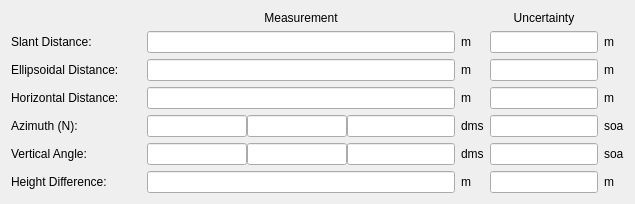
          <widget class="QFrame" name="MeasurementFrame">
           <property name="sizePolicy">
            <sizepolicy hsizetype="Expanding" vsizetype="Fixed">
             <horstretch>0</horstretch>
             <verstretch>1</verstretch>
            </sizepolicy>
           </property>
           <property name="minimumSize">
            <size>
             <width>0</width>
             <height>0</height>
            </size>
           </property>
           <property name="maximumSize">
            <size>
             <width>16777215</width>
             <height>16777215</height>
            </size>
           </property>
           <property name="frameShape">
            <enum>QFrame::NoFrame</enum>
           </property>
           <property name="frameShadow">
            <enum>QFrame::Plain</enum>
           </property>
           <property name="lineWidth">
            <number>1</number>
           </property>
           <layout class="QGridLayout" name="gridLayout_2">
            <property name="horizontalSpacing">
             <number>6</number>
            </property>
            <item row="2" column="1">
             <widget class="QLineEdit" name="geodesicDistance">
              <property name="sizePolicy">
               <sizepolicy hsizetype="Expanding" vsizetype="Fixed">
                <horstretch>0</horstretch>
                <verstretch>0</verstretch>
               </sizepolicy>
              </property>
              <property name="focusPolicy">
               <enum>Qt::NoFocus</enum>
              </property>
              <property name="readOnly">
               <bool>true</bool>
              </property>
             </widget>
            </item>
            <item row="4" column="6">
             <widget class="QLabel" name="label_11">
              <property name="maximumSize">
               <size>
                <width>30</width>
                <height>16777215</height>
               </size>
              </property>
              <property name="text">
               <string>soa</string>
              </property>
             </widget>
            </item>
            <item row="4" column="0">
             <widget class="QLabel" name="labelAzimuth">
              <property name="minimumSize">
               <size>
                <width>130</width>
                <height>0</height>
               </size>
              </property>
              <property name="text">
               <string>Azimuth (N):</string>
              </property>
             </widget>
            </item>
            <item row="3" column="6">
             <widget class="QLabel" name="label_10">
              <property name="maximumSize">
               <size>
                <width>30</width>
                <height>16777215</height>
               </size>
              </property>
              <property name="text">
               <string>m</string>
              </property>
             </widget>
            </item>
            <item row="1" column="6">
             <widget class="QLabel" name="label_9">
              <property name="maximumSize">
               <size>
                <width>30</width>
                <height>16777215</height>
               </size>
              </property>
              <property name="text">
               <string>m</string>
              </property>
             </widget>
            </item>
            <item row="5" column="0">
             <widget class="QLabel" name="labelVerticalAngle">
              <property name="minimumSize">
               <size>
                <width>130</width>
                <height>0</height>
               </size>
              </property>
              <property name="text">
               <string>Vertical Angle:</string>
              </property>
             </widget>
            </item>
            <item row="1" column="0">
             <widget class="QLabel" name="labelSlantDistance">
              <property name="minimumSize">
               <size>
                <width>130</width>
                <height>0</height>
               </size>
              </property>
              <property name="text">
               <string>Slant Distance:</string>
              </property>
             </widget>
            </item>
            <item row="6" column="6">
             <widget class="QLabel" name="label_13">
              <property name="maximumSize">
               <size>
                <width>30</width>
                <height>16777215</height>
               </size>
              </property>
              <property name="text">
               <string>m</string>
              </property>
             </widget>
            </item>
            <item row="3" column="0">
             <widget class="QLabel" name="labelHorizontalDistance">
              <property name="minimumSize">
               <size>
                <width>130</width>
                <height>0</height>
               </size>
              </property>
              <property name="text">
               <string>Horizontal Distance:</string>
              </property>
             </widget>
            </item>
            <item row="5" column="6">
             <widget class="QLabel" name="label_12">
              <property name="maximumSize">
               <size>
                <width>30</width>
                <height>16777215</height>
               </size>
              </property>
              <property name="text">
               <string>soa</string>
              </property>
             </widget>
            </item>
            <item row="5" column="3">
             <widget class="QLabel" name="label_4">
              <property name="maximumSize">
               <size>
                <width>30</width>
                <height>16777215</height>
               </size>
              </property>
              <property name="text">
               <string>dms</string>
              </property>
             </widget>
            </item>
            <item row="4" column="3">
             <widget class="QLabel" name="label_3">
              <property name="maximumSize">
               <size>
                <width>30</width>
                <height>16777215</height>
               </size>
              </property>
              <property name="text">
               <string>dms</string>
              </property>
             </widget>
            </item>
            <item row="6" column="3">
             <widget class="QLabel" name="label_5">
              <property name="maximumSize">
               <size>
                <width>30</width>
                <height>16777215</height>
               </size>
              </property>
              <property name="text">
               <string>m</string>
              </property>
             </widget>
            </item>
            <item row="1" column="3">
             <widget class="QLabel" name="label">
              <property name="maximumSize">
               <size>
                <width>30</width>
                <height>16777215</height>
               </size>
              </property>
              <property name="text">
               <string>m</string>
              </property>
             </widget>
            </item>
            <item row="0" column="4">
             <widget class="QLabel" name="labelUncertainty">
              <property name="sizePolicy">
               <sizepolicy hsizetype="Preferred" vsizetype="Fixed">
                <horstretch>0</horstretch>
                <verstretch>0</verstretch>
               </sizepolicy>
              </property>
              <property name="text">
               <string>Uncertainty</string>
              </property>
              <property name="alignment">
               <set>Qt::AlignCenter</set>
              </property>
             </widget>
            </item>
            <item row="6" column="0">
             <widget class="QLabel" name="labelHeightDifference">
              <property name="minimumSize">
               <size>
                <width>130</width>
                <height>0</height>
               </size>
              </property>
              <property name="text">
               <string>Height Difference:</string>
              </property>
             </widget>
            </item>
            <item row="3" column="3">
             <widget class="QLabel" name="label_2">
              <property name="maximumSize">
               <size>
                <width>30</width>
                <height>16777215</height>
               </size>
              </property>
              <property name="text">
               <string>m</string>
              </property>
             </widget>
            </item>
            <item row="2" column="6">
             <widget class="QLabel" name="label_22">
              <property name="text">
               <string>m</string>
              </property>
             </widget>
            </item>
            <item row="2" column="3">
             <widget class="QLabel" name="label_21">
              <property name="text">
               <string>m</string>
              </property>
             </widget>
            </item>
            <item row="2" column="0">
             <widget class="QLabel" name="label_18">
              <property name="minimumSize">
               <size>
                <width>130</width>
                <height>0</height>
               </size>
              </property>
              <property name="text">
               <string>Ellipsoidal Distance:</string>
              </property>
             </widget>
            </item>
            <item row="3" column="1">
             <widget class="QLineEdit" name="horizontalDistance">
              <property name="sizePolicy">
               <sizepolicy hsizetype="Expanding" vsizetype="Fixed">
                <horstretch>0</horstretch>
                <verstretch>0</verstretch>
               </sizepolicy>
              </property>
              <property name="focusPolicy">
               <enum>Qt::NoFocus</enum>
              </property>
              <property name="readOnly">
               <bool>true</bool>
              </property>
             </widget>
            </item>
            <item row="4" column="1">
             <widget class="QFrame" name="frameAzimuth">
              <property name="frameShape">
               <enum>QFrame::NoFrame</enum>
              </property>
              <property name="frameShadow">
               <enum>QFrame::Plain</enum>
              </property>
              <property name="lineWidth">
               <number>0</number>
              </property>
              <layout class="QGridLayout" name="gridLayout_6">
               <property name="leftMargin">
                <number>0</number>
               </property>
               <property name="topMargin">
                <number>0</number>
               </property>
               <property name="rightMargin">
                <number>0</number>
               </property>
               <property name="bottomMargin">
                <number>0</number>
               </property>
               <property name="spacing">
                <number>0</number>
               </property>
               <item row="0" column="2">
                <widget class="QLineEdit" name="azimS">
                 <property name="sizePolicy">
                  <sizepolicy hsizetype="Expanding" vsizetype="Fixed">
                   <horstretch>0</horstretch>
                   <verstretch>0</verstretch>
                  </sizepolicy>
                 </property>
                 <property name="minimumSize">
                  <size>
                   <width>80</width>
                   <height>0</height>
                  </size>
                 </property>
                 <property name="focusPolicy">
                  <enum>Qt::NoFocus</enum>
                 </property>
                 <property name="readOnly">
                  <bool>true</bool>
                 </property>
                </widget>
               </item>
               <item row="0" column="1">
                <widget class="QLineEdit" name="azimM">
                 <property name="sizePolicy">
                  <sizepolicy hsizetype="Expanding" vsizetype="Fixed">
                   <horstretch>0</horstretch>
                   <verstretch>0</verstretch>
                  </sizepolicy>
                 </property>
                 <property name="maximumSize">
                  <size>
                   <width>100</width>
                   <height>16777215</height>
                  </size>
                 </property>
                 <property name="focusPolicy">
                  <enum>Qt::NoFocus</enum>
                 </property>
                 <property name="readOnly">
                  <bool>true</bool>
                 </property>
                </widget>
               </item>
               <item row="0" column="0">
                <widget class="QLineEdit" name="azimD">
                 <property name="sizePolicy">
                  <sizepolicy hsizetype="Expanding" vsizetype="Fixed">
                   <horstretch>0</horstretch>
                   <verstretch>0</verstretch>
                  </sizepolicy>
                 </property>
                 <property name="minimumSize">
                  <size>
                   <width>0</width>
                   <height>0</height>
                  </size>
                 </property>
                 <property name="maximumSize">
                  <size>
                   <width>100</width>
                   <height>16777215</height>
                  </size>
                 </property>
                 <property name="focusPolicy">
                  <enum>Qt::NoFocus</enum>
                 </property>
                 <property name="readOnly">
                  <bool>true</bool>
                 </property>
                </widget>
               </item>
              </layout>
             </widget>
            </item>
            <item row="4" column="4">
             <widget class="QLineEdit" name="uncrAzimuth">
              <property name="focusPolicy">
               <enum>Qt::NoFocus</enum>
              </property>
              <property name="readOnly">
               <bool>true</bool>
              </property>
             </widget>
            </item>
            <item row="5" column="1">
             <widget class="QFrame" name="frameVAngle">
              <property name="frameShape">
               <enum>QFrame::NoFrame</enum>
              </property>
              <property name="frameShadow">
               <enum>QFrame::Plain</enum>
              </property>
              <property name="lineWidth">
               <number>0</number>
              </property>
              <layout class="QGridLayout" name="gridLayout_7">
               <property name="leftMargin">
                <number>0</number>
               </property>
               <property name="topMargin">
                <number>0</number>
               </property>
               <property name="rightMargin">
                <number>0</number>
               </property>
               <property name="bottomMargin">
                <number>0</number>
               </property>
               <property name="spacing">
                <number>0</number>
               </property>
               <item row="0" column="2">
                <widget class="QLineEdit" name="vangS">
                 <property name="sizePolicy">
                  <sizepolicy hsizetype="Expanding" vsizetype="Fixed">
                   <horstretch>0</horstretch>
                   <verstretch>0</verstretch>
                  </sizepolicy>
                 </property>
                 <property name="minimumSize">
                  <size>
                   <width>80</width>
                   <height>0</height>
                  </size>
                 </property>
                 <property name="focusPolicy">
                  <enum>Qt::NoFocus</enum>
                 </property>
                 <property name="readOnly">
                  <bool>true</bool>
                 </property>
                </widget>
               </item>
               <item row="0" column="0">
                <widget class="QLineEdit" name="vangD">
                 <property name="sizePolicy">
                  <sizepolicy hsizetype="Expanding" vsizetype="Fixed">
                   <horstretch>0</horstretch>
                   <verstretch>0</verstretch>
                  </sizepolicy>
                 </property>
                 <property name="maximumSize">
                  <size>
                   <width>100</width>
                   <height>16777215</height>
                  </size>
                 </property>
                 <property name="focusPolicy">
                  <enum>Qt::NoFocus</enum>
                 </property>
                 <property name="readOnly">
                  <bool>true</bool>
                 </property>
                </widget>
               </item>
               <item row="0" column="1">
                <widget class="QLineEdit" name="vangM">
                 <property name="sizePolicy">
                  <sizepolicy hsizetype="Expanding" vsizetype="Fixed">
                   <horstretch>0</horstretch>
                   <verstretch>0</verstretch>
                  </sizepolicy>
                 </property>
                 <property name="maximumSize">
                  <size>
                   <width>100</width>
                   <height>16777215</height>
                  </size>
                 </property>
                 <property name="focusPolicy">
                  <enum>Qt::NoFocus</enum>
                 </property>
                 <property name="readOnly">
                  <bool>true</bool>
                 </property>
                </widget>
               </item>
              </layout>
             </widget>
            </item>
            <item row="6" column="4">
             <widget class="QLineEdit" name="uncrHeightDifference">
              <property name="focusPolicy">
               <enum>Qt::NoFocus</enum>
              </property>
              <property name="readOnly">
               <bool>true</bool>
              </property>
             </widget>
            </item>
            <item row="3" column="4">
             <widget class="QLineEdit" name="uncrHorizontalDistance">
              <property name="focusPolicy">
               <enum>Qt::NoFocus</enum>
              </property>
              <property name="readOnly">
               <bool>true</bool>
              </property>
             </widget>
            </item>
            <item row="1" column="4">
             <widget class="QLineEdit" name="uncrSlantDistance">
              <property name="focusPolicy">
               <enum>Qt::NoFocus</enum>
              </property>
              <property name="readOnly">
               <bool>true</bool>
              </property>
             </widget>
            </item>
            <item row="1" column="1">
             <widget class="QLineEdit" name="slantDistance">
              <property name="sizePolicy">
               <sizepolicy hsizetype="Expanding" vsizetype="Fixed">
                <horstretch>0</horstretch>
                <verstretch>0</verstretch>
               </sizepolicy>
              </property>
              <property name="focusPolicy">
               <enum>Qt::NoFocus</enum>
              </property>
              <property name="readOnly">
               <bool>true</bool>
              </property>
             </widget>
            </item>
            <item row="6" column="1">
             <widget class="QLineEdit" name="heightDifference">
              <property name="sizePolicy">
               <sizepolicy hsizetype="Expanding" vsizetype="Fixed">
                <horstretch>0</horstretch>
                <verstretch>0</verstretch>
               </sizepolicy>
              </property>
              <property name="focusPolicy">
               <enum>Qt::NoFocus</enum>
              </property>
              <property name="readOnly">
               <bool>true</bool>
              </property>
             </widget>
            </item>
            <item row="5" column="4">
             <widget class="QLineEdit" name="uncrVerticalAngle">
              <property name="focusPolicy">
               <enum>Qt::NoFocus</enum>
              </property>
              <property name="readOnly">
               <bool>true</bool>
              </property>
             </widget>
            </item>
            <item row="2" column="4">
             <widget class="QLineEdit" name="uncrGeoDistance">
              <property name="focusPolicy">
               <enum>Qt::NoFocus</enum>
              </property>
              <property name="readOnly">
               <bool>true</bool>
              </property>
             </widget>
            </item>
            <item row="0" column="1">
             <widget class="QLabel" name="labelMeasurement">
              <property name="sizePolicy">
               <sizepolicy hsizetype="Preferred" vsizetype="Fixed">
                <horstretch>0</horstretch>
                <verstretch>0</verstretch>
               </sizepolicy>
              </property>
              <property name="text">
               <string>Measurement</string>
              </property>
              <property name="alignment">
               <set>Qt::AlignCenter</set>
              </property>
             </widget>
            </item>
           </layout>
          </widget>
